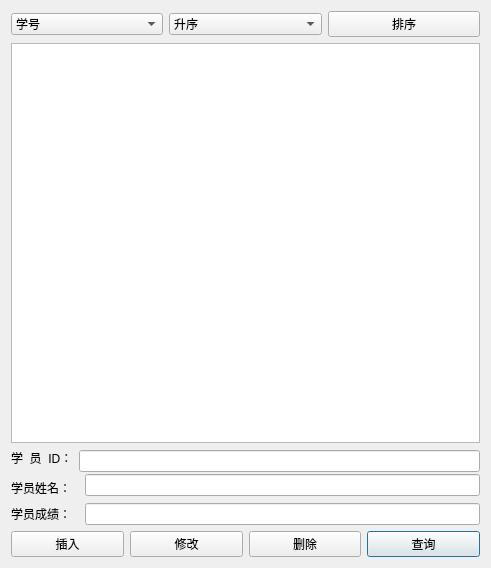
<?xml version="1.0" encoding="UTF-8"?>
<ui version="4.0">
 <class>StuentDialog</class>
 <widget class="QDialog" name="StuentDialog">
  <property name="geometry">
   <rect>
    <x>0</x>
    <y>0</y>
    <width>491</width>
    <height>568</height>
   </rect>
  </property>
  <property name="windowTitle">
   <string>StuentDialog</string>
  </property>
  <layout class="QVBoxLayout" name="verticalLayout_2">
   <item>
    <layout class="QVBoxLayout" name="verticalLayout">
     <item>
      <layout class="QHBoxLayout" name="horizontalLayout">
       <item>
        <widget class="QComboBox" name="valueBox">
         <item>
          <property name="text">
           <string>学号</string>
          </property>
         </item>
         <item>
          <property name="text">
           <string>成绩</string>
          </property>
         </item>
        </widget>
       </item>
       <item>
        <widget class="QComboBox" name="sortBox">
         <item>
          <property name="text">
           <string>升序</string>
          </property>
         </item>
         <item>
          <property name="text">
           <string>降序</string>
          </property>
         </item>
        </widget>
       </item>
       <item>
        <widget class="QPushButton" name="sortButton">
         <property name="text">
          <string>排序</string>
         </property>
        </widget>
       </item>
      </layout>
     </item>
     <item>
      <widget class="QTableView" name="tableView"/>
     </item>
     <item>
      <layout class="QGridLayout" name="gridLayout">
       <item row="0" column="0">
        <widget class="QLabel" name="label">
         <property name="text">
          <string>学  员  ID：</string>
         </property>
        </widget>
       </item>
       <item row="0" column="1" rowspan="2" colspan="2">
        <widget class="QLineEdit" name="idEdit"/>
       </item>
       <item row="1" column="2" rowspan="2">
        <widget class="QLineEdit" name="nameEdit"/>
       </item>
       <item row="2" column="0">
        <widget class="QLabel" name="label_2">
         <property name="text">
          <string>学员姓名：</string>
         </property>
        </widget>
       </item>
       <item row="3" column="0">
        <widget class="QLabel" name="label_3">
         <property name="text">
          <string>学员成绩：</string>
         </property>
        </widget>
       </item>
       <item row="3" column="2">
        <widget class="QLineEdit" name="scoreEdit"/>
       </item>
      </layout>
     </item>
     <item>
      <layout class="QHBoxLayout" name="horizontalLayout_2">
       <item>
        <widget class="QPushButton" name="insertButton">
         <property name="text">
          <string>插入</string>
         </property>
        </widget>
       </item>
       <item>
        <widget class="QPushButton" name="updateButton">
         <property name="text">
          <string>修改</string>
         </property>
        </widget>
       </item>
       <item>
        <widget class="QPushButton" name="deleteButton">
         <property name="text">
          <string>删除</string>
         </property>
        </widget>
       </item>
       <item>
        <widget class="QPushButton" name="selectButton">
         <property name="text">
          <string>查询</string>
         </property>
         <property name="default">
          <bool>true</bool>
         </property>
        </widget>
       </item>
      </layout>
     </item>
    </layout>
   </item>
  </layout>
 </widget>
 <layoutdefault spacing="6" margin="11"/>
 <resources/>
 <connections/>
</ui>
